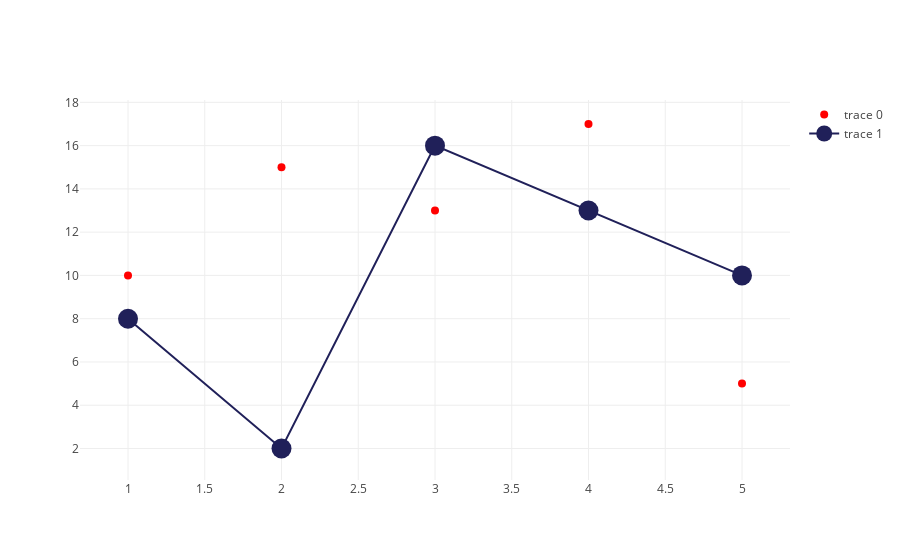

Write notebook code for a chart like this one.
### Markdown cell above
- **mode = (lines, markers, markers+lines)**
- **size**
- **color**
- その他のパラメータは下記を参照
    > example: https://plot.ly/python/line-and-scatter/  
    > ref: https://plot.ly/python/reference/

### Code cell
trace0 = go.Scatter(x=[1, 2, 3, 4, 5],
                    y=[10, 15, 13, 17, 5],
                    mode='markers',
                    marker=dict(size=8,
                                color='red')) 

trace1 = go.Scatter(x=[1, 2, 3, 4, 5],
                    y=[8, 2, 16, 13, 10],
                    mode='markers + lines',
                    marker=dict( size=20,
                                color='#202059'))

data = [trace0, trace1]
iplot(data)

### Figure 1 — Plotly figure (JSON) as saved in the notebook; plotly's stock layout.template omitted (floating-point values rounded to 4 significant figures)
{"data": [{"marker": {"color": "red", "size": 8}, "mode": "markers", "type": "scatter", "uid": "e2862061-641a-4282-8668-c10b20793d2e", "visible": true, "x": [1, 2, 3, 4, 5], "y": [10, 15, 13, 17, 5]}, {"marker": {"color": "#202059", "size": 20}, "mode": "markers+lines", "type": "scatter", "uid": "d152c04c-5633-4c62-a205-bfae78e04d4c", "visible": true, "x": [1, 2, 3, 4, 5], "y": [8, 2, 16, 13, 10]}], "layout": {"autosize": true, "xaxis": {"autorange": true, "range": [0.7181, 5.282], "type": "linear"}, "yaxis": {"autorange": true, "range": [0.3211, 18.21], "type": "linear"}}}
